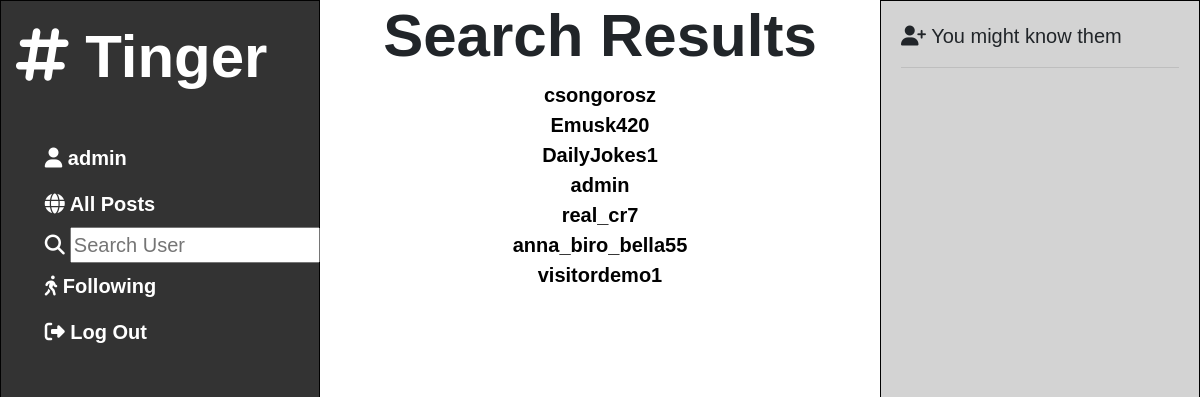
/search (signed in), run on the app's committed database.
### network/models.py (models this page shows, shortened)
class User(AbstractUser):
    bio = models.TextField(null=True)
    birthdate = models.DateField(null=True, blank=True)
    location = models.TextField(blank=True)
    profileimg = models.ImageField(upload_to='profile_images', default='blank-profile-picture.png')
    following = models.ManyToManyField('self', through='Relationship', symmetrical=False, related_name='followers')

### network/views.py (the view)
# urls.py: path('search', views.search_user, name="search"),
def search_user(request):
    if request.method == "GET":
        q = request.GET.get('q', '')
        usernames = [user.username for user in User.objects.all()]
        lowercase_results = [item.lower() for item in usernames]
        lowercase_dict = {item.lower(): item for item in usernames}
        sub_strings = [lowercase_dict[item] for item in lowercase_results if q.lower() in item]
        if sub_strings:
            return render(request, "network/search.html", {"entries": sub_strings})
        else:
            return render(request, "network/search.html", {"message": f"No user with {q} in it's name found."})
    else:
        return render(request, "network/search.html", {"message": "Method is not GET!"})

### network/templates/network/search.html (shortened to what this page needs)
{% extends "network/layout.html" %}
{% load static %}
{% block body %}
    <div style='text-align:center;'>
        <h1>
            <b>
                <strong>
                    Search Results
                </strong>
            </b>
        </h1>
    </div>
    {% for entry in entries %}
        <div style='text-align:center;'><a id="ind" href="/profile/{{entry}}">{{ entry }} </a></div>
        {% endfor %}
{% endblock %}

### network/templates/network/layout.html (shortened to what this page needs)
{% load static %}
<!DOCTYPE html>
<html lang="en">
    <head>
        <link rel="stylesheet" href="https://stackpath.bootstrapcdn.com/bootstrap/4.4.1/css/bootstrap.min.css">
        <link rel="stylesheet" href="{% static 'network/styles.css' %}">
        <link rel="stylesheet" href="https://cdnjs.cloudflare.com/ajax/libs/font-awesome/4.7.0/css/font-awesome.min.css">
    </head>
    <body>
        <div class="left-bar">
            <nav>
                <a class="navbar-brand" href="{% url 'index' %}">
                    <h1>
                        <b>
                            <strong>
                                <i class="fa-solid fa-hashtag"></i>
                                Tinger
                            </strong>
                        </b>
                    </h1>
                </a>
                <div>
                <ul class="navbar-nav mr-auto">
                    {% if user.is_authenticated %}
                        <li class="nav-item">
                            <a id="username-link" class="nav-link" href="/profile/{{user.username}}">
                                <strong>
                                    <i class="fa-solid fa-user"></i>
                                    {{ user.username }}
                                </strong></a>
                        </li>
                    {% endif %}
                    <li class="nav-item">
                        <a id="all-posts" class="nav-link" href="{% url 'all_posts' %}">
                            <i class="fa-solid fa-globe"></i>
                            All Posts
                        </a>
                    </li>
                    {% if user.is_authenticated %}
                    <li class="nav-item">
                        <form action="{% url 'search' %}" method="get" style="display: flex; align-items: center; ">
                            <i class="fa-solid fa-magnifying-glass" style="color: #ffffff;"></i>
                            <input class="search" type="text" name="q" placeholder="Search User" style="margin-left: 5px; flex: 1; width: 250px;">
                        </form>
                    </li>
                        <li class="nav-item">
                            <a class="nav-link" href="{% url 'following' %}">
                                <i class="fa-solid fa-person-walking"></i>
                                Following
                            </a>
                        </li>
                        <li class="nav-item">
                            <a class="nav-link" href="{% url 'logout' %}">
                                <i class="fa-solid fa-right-from-bracket"></i>
                                Log Out
                            </a>
                        </li>
                    {% endif %}
                </ul>
                </div>
            </nav>
        </div>
        <div class="body">
            {% block body %}
            {% endblock %}
        </div>
        <div class="right-bar">
            <i class="fa-solid fa-user-plus"></i>
            You might know them
            <hr>
        </div>
    </body>
</html>

### network/static/network/styles.css (style rules this page uses)
.left-bar { border: 1px solid #010101; min-width:40vh; }
body { font-family: Arial, sans-serif; background-color:#333; margin: 0; padding: 0; display:grid; grid-template-columns: auto 1fr auto; font-size: 2.5vh; }
.body { background-color: rgb(255, 255, 255); }
.right-bar { background-color: lightgray; padding: 20px; border: 1px solid #010101; min-width:40vh; }
nav { background-color: #333; padding: 15px; }
ul { list-style-type: none; margin: 10%; display: flex; align-items: start; }
a { text-decoration: none; color: white; font-weight: bold; }
body { min-height: 100vh; }
li { padding: 0; margin: 0; }
#ind { color: #010101; }
h1 { font-size: 3em; }

### data on the page
User: username "admin", entries "admin"
User: entries "csongorosz"
User: entries "Emusk420"
User: entries "DailyJokes1"
User: entries "real_cr7"
User: entries "anna_biro_bella55"
User: entries "visitordemo1"
